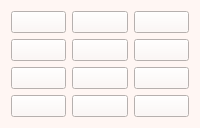
               <widget class="QWidget" name="tab_24">
                <property name="styleSheet">
                 <string notr="true">background-color: rgb(255, 246, 243);</string>
                </property>
                <attribute name="title">
                 <string>24+лет</string>
                </attribute>
                <layout class="QGridLayout" name="gridLayout_17">
                 <item row="0" column="0">
                  <widget class="QPushButton" name="btn_24_1">
                   <property name="minimumSize">
                    <size>
                     <width>0</width>
                     <height>0</height>
                    </size>
                   </property>
                   <property name="maximumSize">
                    <size>
                     <width>16777215</width>
                     <height>16777215</height>
                    </size>
                   </property>
                   <property name="cursor">
                    <cursorShape>PointingHandCursor</cursorShape>
                   </property>
                   <property name="focusPolicy">
                    <enum>Qt::TabFocus</enum>
                   </property>
                   <property name="text">
                    <string/>
                   </property>
                  </widget>
                 </item>
                 <item row="0" column="1">
                  <widget class="QPushButton" name="btn_24_5">
                   <property name="minimumSize">
                    <size>
                     <width>0</width>
                     <height>0</height>
                    </size>
                   </property>
                   <property name="maximumSize">
                    <size>
                     <width>16777215</width>
                     <height>16777215</height>
                    </size>
                   </property>
                   <property name="cursor">
                    <cursorShape>PointingHandCursor</cursorShape>
                   </property>
                   <property name="focusPolicy">
                    <enum>Qt::TabFocus</enum>
                   </property>
                   <property name="text">
                    <string/>
                   </property>
                  </widget>
                 </item>
                 <item row="0" column="2">
                  <widget class="QPushButton" name="btn_24_9">
                   <property name="minimumSize">
                    <size>
                     <width>0</width>
                     <height>0</height>
                    </size>
                   </property>
                   <property name="maximumSize">
                    <size>
                     <width>16777215</width>
                     <height>16777215</height>
                    </size>
                   </property>
                   <property name="cursor">
                    <cursorShape>PointingHandCursor</cursorShape>
                   </property>
                   <property name="focusPolicy">
                    <enum>Qt::TabFocus</enum>
                   </property>
                   <property name="text">
                    <string/>
                   </property>
                  </widget>
                 </item>
                 <item row="1" column="0">
                  <widget class="QPushButton" name="btn_24_2">
                   <property name="minimumSize">
                    <size>
                     <width>0</width>
                     <height>0</height>
                    </size>
                   </property>
                   <property name="maximumSize">
                    <size>
                     <width>16777215</width>
                     <height>16777215</height>
                    </size>
                   </property>
                   <property name="cursor">
                    <cursorShape>PointingHandCursor</cursorShape>
                   </property>
                   <property name="focusPolicy">
                    <enum>Qt::TabFocus</enum>
                   </property>
                   <property name="text">
                    <string/>
                   </property>
                  </widget>
                 </item>
                 <item row="1" column="1">
                  <widget class="QPushButton" name="btn_24_6">
                   <property name="minimumSize">
                    <size>
                     <width>0</width>
                     <height>0</height>
                    </size>
                   </property>
                   <property name="maximumSize">
                    <size>
                     <width>16777215</width>
                     <height>16777215</height>
                    </size>
                   </property>
                   <property name="cursor">
                    <cursorShape>PointingHandCursor</cursorShape>
                   </property>
                   <property name="focusPolicy">
                    <enum>Qt::TabFocus</enum>
                   </property>
                   <property name="text">
                    <string/>
                   </property>
                  </widget>
                 </item>
                 <item row="1" column="2">
                  <widget class="QPushButton" name="btn_24_10">
                   <property name="minimumSize">
                    <size>
                     <width>0</width>
                     <height>0</height>
                    </size>
                   </property>
                   <property name="maximumSize">
                    <size>
                     <width>16777215</width>
                     <height>16777215</height>
                    </size>
                   </property>
                   <property name="cursor">
                    <cursorShape>PointingHandCursor</cursorShape>
                   </property>
                   <property name="focusPolicy">
                    <enum>Qt::TabFocus</enum>
                   </property>
                   <property name="text">
                    <string/>
                   </property>
                  </widget>
                 </item>
                 <item row="2" column="0">
                  <widget class="QPushButton" name="btn_24_3">
                   <property name="minimumSize">
                    <size>
                     <width>0</width>
                     <height>0</height>
                    </size>
                   </property>
                   <property name="maximumSize">
                    <size>
                     <width>16777215</width>
                     <height>16777215</height>
                    </size>
                   </property>
                   <property name="cursor">
                    <cursorShape>PointingHandCursor</cursorShape>
                   </property>
                   <property name="focusPolicy">
                    <enum>Qt::TabFocus</enum>
                   </property>
                   <property name="text">
                    <string/>
                   </property>
                  </widget>
                 </item>
                 <item row="2" column="1">
                  <widget class="QPushButton" name="btn_24_7">
                   <property name="minimumSize">
                    <size>
                     <width>0</width>
                     <height>0</height>
                    </size>
                   </property>
                   <property name="maximumSize">
                    <size>
                     <width>16777215</width>
                     <height>16777215</height>
                    </size>
                   </property>
                   <property name="cursor">
                    <cursorShape>PointingHandCursor</cursorShape>
                   </property>
                   <property name="focusPolicy">
                    <enum>Qt::TabFocus</enum>
                   </property>
                   <property name="text">
                    <string/>
                   </property>
                  </widget>
                 </item>
                 <item row="2" column="2">
                  <widget class="QPushButton" name="btn_24_11">
                   <property name="minimumSize">
                    <size>
                     <width>0</width>
                     <height>0</height>
                    </size>
                   </property>
                   <property name="maximumSize">
                    <size>
                     <width>16777215</width>
                     <height>16777215</height>
                    </size>
                   </property>
                   <property name="cursor">
                    <cursorShape>PointingHandCursor</cursorShape>
                   </property>
                   <property name="focusPolicy">
                    <enum>Qt::TabFocus</enum>
                   </property>
                   <property name="text">
                    <string/>
                   </property>
                  </widget>
                 </item>
                 <item row="3" column="0">
                  <widget class="QPushButton" name="btn_24_4">
                   <property name="minimumSize">
                    <size>
                     <width>0</width>
                     <height>0</height>
                    </size>
                   </property>
                   <property name="maximumSize">
                    <size>
                     <width>16777215</width>
                     <height>16777215</height>
                    </size>
                   </property>
                   <property name="cursor">
                    <cursorShape>PointingHandCursor</cursorShape>
                   </property>
                   <property name="focusPolicy">
                    <enum>Qt::TabFocus</enum>
                   </property>
                   <property name="text">
                    <string/>
                   </property>
                  </widget>
                 </item>
                 <item row="3" column="1">
                  <widget class="QPushButton" name="btn_24_8">
                   <property name="minimumSize">
                    <size>
                     <width>0</width>
                     <height>0</height>
                    </size>
                   </property>
                   <property name="maximumSize">
                    <size>
                     <width>16777215</width>
                     <height>16777215</height>
                    </size>
                   </property>
                   <property name="cursor">
                    <cursorShape>PointingHandCursor</cursorShape>
                   </property>
                   <property name="focusPolicy">
                    <enum>Qt::TabFocus</enum>
                   </property>
                   <property name="text">
                    <string/>
                   </property>
                  </widget>
                 </item>
                 <item row="3" column="2">
                  <widget class="QPushButton" name="btn_24_12">
                   <property name="minimumSize">
                    <size>
                     <width>0</width>
                     <height>0</height>
                    </size>
                   </property>
                   <property name="maximumSize">
                    <size>
                     <width>16777215</width>
                     <height>16777215</height>
                    </size>
                   </property>
                   <property name="cursor">
                    <cursorShape>PointingHandCursor</cursorShape>
                   </property>
                   <property name="focusPolicy">
                    <enum>Qt::TabFocus</enum>
                   </property>
                   <property name="text">
                    <string/>
                   </property>
                  </widget>
                 </item>
                </layout>
               </widget>
